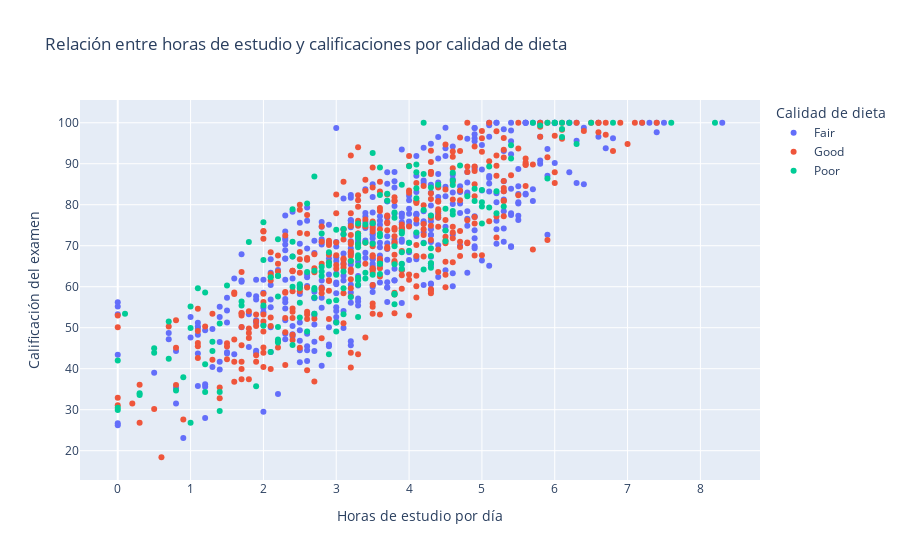

Notebook code for this chart:
### Markdown cell above
# Análisis por grupos: calidad de dieta y horas de estudio vs calificaciones

### Code cell
# Crear un scatter plot con color según la calidad de la dieta
fig = px.scatter(df, 
                 x='study_hours_per_day', 
                 y='exam_score',
                 color='diet_quality',
                 title='Relación entre horas de estudio y calificaciones por calidad de dieta',
                 labels={
                     'study_hours_per_day': 'Horas de estudio por día',
                     'exam_score': 'Calificación del examen',
                     'diet_quality': 'Calidad de dieta'
                 })

fig.show()

# Calcular estadísticas por grupo de calidad de dieta
stats_by_diet = df.groupby('diet_quality').agg({
    'study_hours_per_day': ['mean', 'std'],
    'exam_score': ['mean', 'std', 'count']
}).round(2)

print("\nEstadísticas por grupo de calidad de dieta:")
print(stats_by_diet)

# Calcular correlación entre horas de estudio y calificaciones para cada grupo de dieta
for diet_quality in df['diet_quality'].unique():
    subset = df[df['diet_quality'] == diet_quality]
    corr = subset['study_hours_per_day'].corr(subset['exam_score'])
    print(f"\nCorrelación para dieta {diet_quality}: {corr:.3f}")
    # Agregar la correlación al gráfico
    fig_corr = px.scatter(subset, 
                          x='study_hours_per_day', 
                          y='exam_score',
                          title=f'Relación entre horas de estudio y calificaciones para dieta {diet_quality} (Correlación: {corr:.3f})',
                          labels={
                              'study_hours_per_day': 'Horas de estudio por día',
                              'exam_score': 'Calificación del examen'
                          })
    fig_corr.show()

# Crear un boxplot para ver la distribución de calificaciones por calidad de dieta
fig2 = px.box(df, 
              x='diet_quality', 
              y='exam_score',
              title='Distribución de calificaciones por calidad de dieta',
              labels={
                  'diet_quality': 'Calidad de dieta',
                  'exam_score': 'Calificación del examen'
              })

fig2.show()

# Realizar un ANOVA para verificar si hay diferencias significativas
from scipy import stats

# Crear grupos para ANOVA
poor_scores = df[df['diet_quality'] == 'Poor']['exam_score']
fair_scores = df[df['diet_quality'] == 'Fair']['exam_score']
good_scores = df[df['diet_quality'] == 'Good']['exam_score']

# Realizar ANOVA
f_stat, p_value = stats.f_oneway(poor_scores, fair_scores, good_scores)
print(f"\nResultados ANOVA:")
print(f"F-statistic: {f_stat:.3f}")
print(f"p-value: {p_value:.3f}")

### Figure 1 — Plotly figure (JSON) as saved in the notebook; plotly's stock layout.template omitted (floating-point values rounded to 4 significant figures; data arrays with more than 128 entries replaced by an {"elided": "..."} marker saying what was removed)
{"data": [{"hovertemplate": "Calidad de dieta=Fair<br>Horas de estudio por día=%{x}<br>Calificación del examen=%{y}<extra></extra>", "legendgroup": "Fair", "marker": {"color": "#636efa", "symbol": "circle"}, "mode": "markers", "name": "Fair", "orientation": "v", "showlegend": true, "type": "scatter", "x": {"elided": "437 float values"}, "xaxis": "x", "y": {"elided": "437 float values"}, "yaxis": "y"}, {"hovertemplate": "Calidad de dieta=Good<br>Horas de estudio por día=%{x}<br>Calificación del examen=%{y}<extra></extra>", "legendgroup": "Good", "marker": {"color": "#EF553B", "symbol": "circle"}, "mode": "markers", "name": "Good", "orientation": "v", "showlegend": true, "type": "scatter", "x": {"elided": "378 float values"}, "xaxis": "x", "y": {"elided": "378 float values"}, "yaxis": "y"}, {"hovertemplate": "Calidad de dieta=Poor<br>Horas de estudio por día=%{x}<br>Calificación del examen=%{y}<extra></extra>", "legendgroup": "Poor", "marker": {"color": "#00cc96", "symbol": "circle"}, "mode": "markers", "name": "Poor", "orientation": "v", "showlegend": true, "type": "scatter", "x": {"elided": "185 float values"}, "xaxis": "x", "y": {"elided": "185 float values"}, "yaxis": "y"}], "layout": {"legend": {"title": {"text": "Calidad de dieta"}, "tracegroupgap": 0}, "title": {"text": "Relación entre horas de estudio y calificaciones por calidad de dieta"}, "xaxis": {"anchor": "y", "domain": [0, 1], "title": {"text": "Horas de estudio por día"}}, "yaxis": {"anchor": "x", "domain": [0, 1], "title": {"text": "Calificación del examen"}}}}
